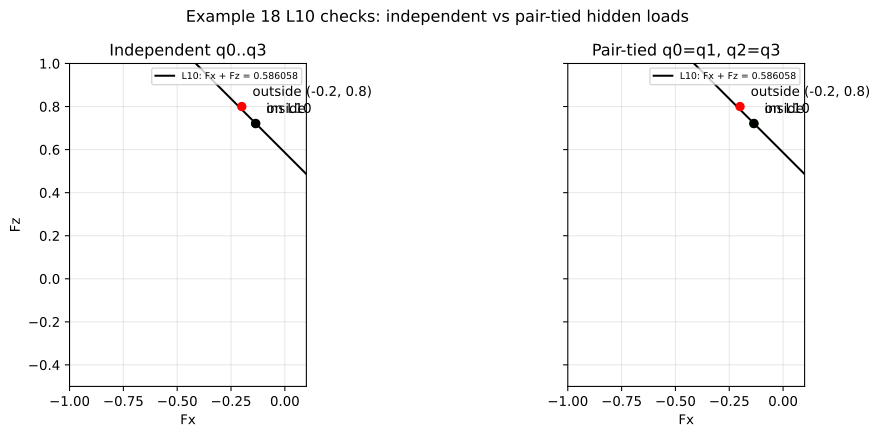

Write the Python code that produced this figure.
"""Compare two L10 boundary diagnostics for example 18.

This script checks the full three-block, block-0-fixed robust model from
``18_rbe_robust_3block.py``. It solves the 45-degree support LP, then checks
points just inside, on, and outside the resulting ``Fx + Fz`` boundary.

Two hidden load-application models are compared:

* independent four-point loads, matching the current robust example;
* pair-tied 2D loads, with ``q0 = q1`` and ``q2 = q3`` for hand checking.
"""

import importlib.util
import math
from dataclasses import dataclass
from pathlib import Path

import matplotlib.pyplot as plt
import numpy as np
from scipy.optimize import linprog
from scipy.sparse import csr_matrix
from scipy.sparse import hstack
from scipy.sparse import vstack

from compas_cra.equilibrium.cra_helper import equilibrium_setup
from compas_cra.equilibrium.cra_helper import external_force_setup
from compas_cra.equilibrium.cra_helper import free_nodes
from compas_cra.equilibrium.cra_helper import friction_setup
from compas_cra.equilibrium.cra_helper import num_vertices
from compas_cra.equilibrium.rbe_robust import _application_bound_rows
from compas_cra.equilibrium.rbe_robust import _application_load_basis

MU = 0.8
DENSITY = 1.0
APPLICATION_FORCE_BOUND = 1e3
LOAD_NODE = 2
LOAD_DOFS = [(LOAD_NODE, "fx"), (LOAD_NODE, "fz")]
COMPONENT_INDEX = {"fx": 0, "fy": 1, "fz": 2}
L10_DIRECTION = np.asarray([1.0 / math.sqrt(2.0), 1.0 / math.sqrt(2.0)])
DELTA = 1e-3
OUTSIDE_LOAD = np.asarray([-0.2, 0.8])
XLIM = (-1.0, 0.1)
YLIM = (-0.5, 1.0)
TENSION_TOLERANCE = 1e-7
RUN_GEOMETRY_SWEEP = True


@dataclass(frozen=True)
class LoadModel:
    """Description of one hidden load-application model."""

    name: str
    title: str
    kind: str
    hidden_force_count: int


@dataclass
class RobustProblem:
    """Sparse matrices defining one fixed hidden-load robust LP."""

    equilibrium: csr_matrix
    inequalities: csr_matrix
    inequality_rhs: np.ndarray
    baseline_load: np.ndarray
    load_projection: csr_matrix
    base_force_count: int
    hidden_force_count: int
    load_model: LoadModel


@dataclass
class L10Case:
    """Computed L10 diagnostics for one load model."""

    problem: RobustProblem
    support_result: object
    support_load: np.ndarray
    support_value: float
    l10_constant: float
    inside_load: np.ndarray
    outside_load: np.ndarray


INDEPENDENT_MODEL = LoadModel(
    name="Independent four-point load model",
    title="Independent q0..q3",
    kind="independent",
    hidden_force_count=8,
)
PAIR_TIED_MODEL = LoadModel(
    name="Pair-tied 2D load model",
    title="Pair-tied q0=q1, q2=q3",
    kind="pair_tied",
    hidden_force_count=4,
)


def load_example18_module():
    """Load the numeric example-18 module by file path."""
    path = Path(__file__).with_name("18_rbe_robust_3block.py")
    spec = importlib.util.spec_from_file_location("example18", path)
    module = importlib.util.module_from_spec(spec)
    spec.loader.exec_module(module)
    return module


def base_geometry_kwargs():
    """Return the nominal example-18 geometry parameters."""
    return {
        "b0_width": 0.5,
        "b1_height": 0.5,
        "b1_base": 0.5,
        "b2_base": 0.6,
        "b2_top": 0.9,
        "alpha": math.pi / 2,
        "beta": 2 * math.pi / 3,
        "gamma": 2 * math.pi / 3,
        "thickness": 1,
    }


def build_full_example18_assembly(example18):
    """Build the full three-block example-18 assembly with block 0 fixed."""
    geometry = example18.Arch(**base_geometry_kwargs())
    return example18.build_assembly(geometry, block_nodes=[0, 1, 2], support_nodes=[0])


def prepare_assembly_and_points(example18):
    """Return the example-18 assembly and block-2 rightmost-side points."""
    assembly = build_full_example18_assembly(example18)
    return assembly, {
        LOAD_NODE: example18.rightmost_side_vertices(assembly.graph.node_attribute(LOAD_NODE, "block")),
    }


def xyz_array(point):
    """Return a point as a three-component NumPy array."""
    return np.asarray(point, dtype=float)


def loaded_node_base_row(assembly):
    """Return the first equilibrium row for the loaded free body."""
    node_keys = list(assembly.graph.nodes())
    node_index = {node: index for index, node in enumerate(node_keys)}
    free = free_nodes(assembly)
    free_position = free.index(node_index[LOAD_NODE])
    return free_position * 6


def pair_tied_application_load_basis(assembly, points, row_count, base_force_count):
    """Build hidden load rows for ``q0 = q1`` and ``q2 = q3``."""
    points = [xyz_array(point) for point in points]
    if len(points) != 4:
        raise ValueError("Pair-tied L10 check requires exactly four application points.")

    base_row = loaded_node_base_row(assembly)
    block = assembly.graph.node_attribute(LOAD_NODE, "block")
    center = np.asarray([block.center().x, block.center().y, block.center().z], dtype=float)

    rows = []
    columns = []
    data = []
    projection_rows = []
    projection_columns = []
    projection_data = []

    for point_index, point in enumerate(points):
        pair_offset = 0 if point_index < 2 else 2
        offset = point - center
        for load_index, (_, component) in enumerate(LOAD_DOFS):
            component_index = COMPONENT_INDEX[component]
            column = pair_offset + load_index
            unit = np.zeros(3)
            unit[component_index] = 1.0
            moment = np.cross(offset, unit)

            rows.append(base_row + component_index)
            columns.append(column)
            data.append(1.0)
            for moment_index, value in enumerate(moment):
                if value:
                    rows.append(base_row + 3 + moment_index)
                    columns.append(column)
                    data.append(float(value))

            projection_rows.append(load_index)
            projection_columns.append(base_force_count + column)
            projection_data.append(1.0)

    application_basis = csr_matrix((data, (rows, columns)), shape=(row_count, PAIR_TIED_MODEL.hidden_force_count))
    load_projection = csr_matrix(
        (projection_data, (projection_rows, projection_columns)),
        shape=(2, base_force_count + PAIR_TIED_MODEL.hidden_force_count),
    )
    return application_basis, load_projection


def application_load_basis(assembly, application_points, load_model, row_count, base_force_count):
    """Build hidden load rows for one load model."""
    points = [xyz_array(point) for point in application_points[LOAD_NODE]]
    if load_model.kind == "independent":
        return _application_load_basis(
            assembly,
            LOAD_DOFS,
            LOAD_NODE,
            points,
            row_count,
            base_force_count,
        )
    if load_model.kind == "pair_tied":
        return pair_tied_application_load_basis(assembly, points, row_count, base_force_count)
    raise ValueError("Unknown load model: {}".format(load_model.kind))


def add_hidden_load_rows(base_equilibrium, base_inequalities, baseline_load, assembly, application_points, load_model):
    """Append hidden load variables and their bounds to a base LP."""
    application_basis, load_projection = application_load_basis(
        assembly,
        application_points,
        load_model,
        base_equilibrium.shape[0],
        base_equilibrium.shape[1],
    )
    hidden_force_count = application_basis.shape[1]
    if hidden_force_count != load_model.hidden_force_count:
        raise ValueError("Unexpected hidden force count for {}.".format(load_model.name))

    equilibrium = hstack([base_equilibrium, application_basis], format="csr")
    inequalities = hstack(
        [base_inequalities, csr_matrix((base_inequalities.shape[0], hidden_force_count))],
        format="csr",
    )
    inequality_rhs = np.zeros(inequalities.shape[0])
    bound_rows, bound_rhs = _application_bound_rows(
        base_equilibrium.shape[1],
        hidden_force_count,
        APPLICATION_FORCE_BOUND,
    )
    inequalities = vstack([inequalities, bound_rows], format="csr")
    inequality_rhs = np.concatenate([inequality_rhs, bound_rhs])

    return RobustProblem(
        equilibrium=equilibrium,
        inequalities=inequalities,
        inequality_rhs=inequality_rhs,
        baseline_load=baseline_load,
        load_projection=load_projection,
        base_force_count=base_equilibrium.shape[1],
        hidden_force_count=hidden_force_count,
        load_model=load_model,
    )


def build_compression_problem(assembly, application_points, load_model):
    """Build a compression-only robust LP for one hidden load model."""
    base_equilibrium = equilibrium_setup(assembly, penalty=False).tocsr()
    friction = friction_setup(assembly, MU, penalty=False).tocsr()
    baseline_load = np.asarray(external_force_setup(assembly, DENSITY, None), dtype=float).ravel()

    vertex_count = num_vertices(assembly)
    force_count = vertex_count * 3
    normal_nonnegative = csr_matrix(
        (
            -np.ones(vertex_count),
            (np.arange(vertex_count), np.arange(vertex_count) * 3),
        ),
        shape=(vertex_count, force_count),
    )
    base_inequalities = vstack([friction, normal_nonnegative], format="csr")
    return add_hidden_load_rows(
        base_equilibrium,
        base_inequalities,
        baseline_load,
        assembly,
        application_points,
        load_model,
    )


def solve_support_direction(problem, direction):
    """Solve ``max direction dot u`` and return the HiGHS result."""
    objective = -np.asarray(problem.load_projection.transpose().dot(direction)).ravel()
    return linprog(
        objective,
        A_ub=problem.inequalities,
        b_ub=problem.inequality_rhs,
        A_eq=problem.equilibrium,
        b_eq=-problem.baseline_load,
        bounds=[(None, None)] * problem.equilibrium.shape[1],
        method="highs",
    )


def solve_fixed_visible_load(problem, load):
    """Check feasibility with the visible load fixed to ``load``."""
    equality = vstack([problem.equilibrium, problem.load_projection], format="csr")
    rhs = np.concatenate([-problem.baseline_load, np.asarray(load, dtype=float)])
    return linprog(
        np.zeros(problem.equilibrium.shape[1]),
        A_ub=problem.inequalities,
        b_ub=problem.inequality_rhs,
        A_eq=equality,
        b_eq=rhs,
        bounds=[(None, None)] * problem.equilibrium.shape[1],
        method="highs",
    )


def solve_penalty_tension_check(assembly, application_points, load_model, load):
    """Minimize tensile normal force needed to equilibrate one visible load."""
    base_equilibrium = equilibrium_setup(assembly, penalty=True).tocsr()
    friction = friction_setup(assembly, MU, penalty=True).tocsr()
    baseline_load = np.asarray(external_force_setup(assembly, DENSITY, None), dtype=float).ravel()
    problem = add_hidden_load_rows(
        base_equilibrium,
        friction,
        baseline_load,
        assembly,
        application_points,
        load_model,
    )
    equality = vstack([problem.equilibrium, problem.load_projection], format="csr")
    equality_rhs = np.concatenate([-baseline_load, np.asarray(load, dtype=float)])

    contact_count = num_vertices(assembly)
    objective = np.zeros(problem.equilibrium.shape[1])
    objective[1 : 4 * contact_count : 4] = 1.0
    bounds = []
    for _ in range(contact_count):
        bounds.extend([(0.0, None), (0.0, None), (None, None), (None, None)])
    bounds.extend([(None, None)] * problem.hidden_force_count)

    return linprog(
        objective,
        A_ub=problem.inequalities,
        b_ub=problem.inequality_rhs,
        A_eq=equality,
        b_eq=equality_rhs,
        bounds=bounds,
        method="highs",
    )


def compute_l10_case(problem):
    """Compute support point and nearby loads for one problem."""
    support = solve_support_direction(problem, L10_DIRECTION)
    if support.status != 0:
        raise RuntimeError("{} support solve failed: {}".format(problem.load_model.name, support.message))

    support_load = np.asarray(problem.load_projection.dot(support.x), dtype=float).ravel()
    support_value = float(L10_DIRECTION.dot(support_load))
    l10_constant = support_value / L10_DIRECTION[1]
    return L10Case(
        problem=problem,
        support_result=support,
        support_load=support_load,
        support_value=support_value,
        l10_constant=l10_constant,
        inside_load=support_load - DELTA * L10_DIRECTION,
        outside_load=OUTSIDE_LOAD,
    )


def feasibility_label(result):
    """Return a compact text label for one fixed-load LP result."""
    if result.status == 0:
        return "feasible"
    if result.status == 2:
        return "infeasible"
    return "solver status {}".format(result.status)


def contact_table(assembly):
    """Return contact metadata in the same order as RBE force variables."""
    contacts = []
    contact_index = 0
    for edge in assembly.graph.edges(False):
        interfaces = assembly.graph.edge_attribute(edge, "interfaces") or []
        for interface_index, interface in enumerate(interfaces):
            for point_index, point in enumerate(interface.points):
                contacts.append(
                    {
                        "index": contact_index,
                        "edge": edge,
                        "interface_index": interface_index,
                        "point_index": point_index,
                        "point": point,
                        "frame": interface.frame,
                    }
                )
                contact_index += 1
    return contacts


def format_point(point):
    """Format a 3D point for compact console output."""
    coordinates = xyz_array(point)
    return "[{:.6g}, {:.6g}, {:.6g}]".format(coordinates[0], coordinates[1], coordinates[2])


def penalty_contact_forces(result, assembly):
    """Return penalty contact variables as ``[fn_plus, fn_minus, fu, fv]`` rows."""
    contact_count = num_vertices(assembly)
    return np.asarray(result.x[: 4 * contact_count], dtype=float).reshape((-1, 4))


def penalty_tension(result, assembly):
    """Return the total tensile normal force for one penalty LP result."""
    return float(np.sum(penalty_contact_forces(result, assembly)[:, 1]))


def report_penalty_tension(label, result, assembly):
    """Print the tensile contacts needed by one penalty LP result."""
    print("\n  penalty tension diagnostic for {}:".format(label))
    if result.status != 0:
        print("    penalty LP failed: status {}, {}".format(result.status, result.message))
        return

    contact_forces = penalty_contact_forces(result, assembly)
    total_tension = penalty_tension(result, assembly)
    print("    minimum total fn_minus={:.9g}".format(total_tension))

    tensile_contacts = []
    for contact in contact_table(assembly):
        contact_index = contact["index"]
        fn_plus, fn_minus, fu, fv = contact_forces[contact_index]
        if fn_minus <= TENSION_TOLERANCE:
            continue
        effective_normal = fn_plus - fn_minus
        tangent = math.sqrt(fu * fu + fv * fv)
        if fn_plus > TENSION_TOLERANCE:
            utilization = tangent / (MU * fn_plus)
            utilization_text = "{:.9g}".format(utilization)
        else:
            utilization_text = "nan"
        tensile_contacts.append(
            "    edge {edge}, contact {index}, point {point_index}: "
            "position={position}, "
            "fn+={fn_plus:.9g}, fn-={fn_minus:.9g}, fn_eff={fn_eff:.9g}, "
            "fu={fu:.9g}, fv={fv:.9g}, |ft|/(mu*fn+)={utilization}".format(
                edge=contact["edge"],
                index=contact_index,
                point_index=contact["point_index"],
                position=format_point(contact["point"]),
                fn_plus=fn_plus,
                fn_minus=fn_minus,
                fn_eff=effective_normal,
                fu=fu,
                fv=fv,
                utilization=utilization_text,
            )
        )

    if not tensile_contacts:
        print("    no tensile contacts above {:.1e}".format(TENSION_TOLERANCE))
        return
    print("    contacts requiring tensile normal force:")
    for line in tensile_contacts:
        print(line)


def report_contact_state(case, assembly, title, edge_filter=None):
    """Print normal and friction usage at the L10 support solution."""
    problem = case.problem
    solution = case.support_result.x
    contact_forces = np.asarray(solution[: problem.base_force_count], dtype=float).reshape((-1, 3))
    slacks = problem.inequality_rhs - problem.inequalities.dot(solution)
    friction_rows = friction_setup(assembly, MU, penalty=False).shape[0]
    normal_row_start = friction_rows

    print("\n{}:".format(title))
    for contact in contact_table(assembly):
        if edge_filter is not None and contact["edge"] not in edge_filter:
            continue
        contact_index = contact["index"]
        fn, fu, fv = contact_forces[contact_index]
        normal_force = max(0.0, fn)
        friction_slacks = slacks[8 * contact_index : 8 * contact_index + 8]
        normal_slack = slacks[normal_row_start + contact_index]
        if normal_force <= 1e-8:
            fv_ratio = math.nan
            state = "open"
        else:
            fv_ratio = fv / (MU * normal_force)
            state = "carrying"
        print(
            "  contact {index} point {point_index}: state={state}, "
            "position={position}, "
            "fn={fn:.9g}, fu={fu:.9g}, fv={fv:.9g}, "
            "fv/(mu*fn)={ratio}, min_friction_slack={min_slack:.3g}, normal_slack={normal_slack:.3g}".format(
                index=contact_index,
                point_index=contact["point_index"],
                state=state,
                position=format_point(contact["point"]),
                fn=fn,
                fu=fu,
                fv=fv,
                ratio="nan" if math.isnan(fv_ratio) else "{:.9g}".format(fv_ratio),
                min_slack=float(np.min(friction_slacks)),
                normal_slack=float(normal_slack),
            )
        )


def report_l10_contact_state(case, assembly):
    """Print the b0-b1 and b1-b2 contact state at the L10 support solution."""
    report_contact_state(
        case,
        assembly,
        "b0-b1 and b1-b2 contact state at L10 support point",
        edge_filter={(0, 1), (1, 2)},
    )


def hidden_point_force(hidden, load_model, point_index):
    """Return the hidden point force vector for one application point."""
    if load_model.kind == "independent":
        return np.asarray([hidden[2 * point_index], 0.0, hidden[2 * point_index + 1]])
    if load_model.kind == "pair_tied":
        pair_offset = 0 if point_index < 2 else 2
        return np.asarray([hidden[pair_offset], 0.0, hidden[pair_offset + 1]])
    raise ValueError("Unknown load model: {}".format(load_model.kind))


def report_hidden_forces(case, assembly, application_points):
    """Print hidden point forces and their generated moment."""
    problem = case.problem
    hidden = np.asarray(
        case.support_result.x[problem.base_force_count : problem.base_force_count + problem.hidden_force_count],
        dtype=float,
    )
    block = assembly.graph.node_attribute(LOAD_NODE, "block")
    center = np.asarray([block.center().x, block.center().y, block.center().z], dtype=float)

    print("\nhidden load variables at L10 support point:")
    if problem.load_model.kind == "pair_tied":
        print("  q01=q0=q1: qx={:.9g}, qz={:.9g}".format(hidden[0], hidden[1]))
        print("  q23=q2=q3: qx={:.9g}, qz={:.9g}".format(hidden[2], hidden[3]))

    resultant = np.zeros(3)
    resultant_moment = np.zeros(3)
    for point_index, point in enumerate(application_points[LOAD_NODE]):
        point = xyz_array(point)
        force = hidden_point_force(hidden, problem.load_model, point_index)
        moment = np.cross(point - center, force)
        resultant += force
        resultant_moment += moment
        print(
            "  q{} at {}: qx={:.9g}, qz={:.9g}, My={:.9g}".format(
                point_index,
                [round(value, 6) for value in point.tolist()],
                force[0],
                force[2],
                moment[1],
            )
        )
    print("  resultant Fx={:.9g}, Fz={:.9g}, My={:.9g}".format(resultant[0], resultant[2], resultant_moment[1]))


def active_contact_centroid(case, assembly, edge):
    """Return the x-z centroid of active normal contacts on one edge."""
    problem = case.problem
    solution = case.support_result.x
    contact_forces = np.asarray(solution[: problem.base_force_count], dtype=float).reshape((-1, 3))
    positions = []
    for contact in contact_table(assembly):
        if contact["edge"] != edge:
            continue
        if contact_forces[contact["index"], 0] <= 1e-8:
            continue
        point = xyz_array(contact["point"])
        positions.append(point[[0, 2]])
    if not positions:
        raise ValueError("No active contacts found on edge {}.".format(edge))
    return np.mean(np.asarray(positions, dtype=float), axis=0)


def interface_frame_for_edge(assembly, edge):
    """Return the first contact frame for an assembly edge."""
    for contact in contact_table(assembly):
        if contact["edge"] == edge:
            return contact["frame"]
    raise ValueError("No contact frame found for edge {}.".format(edge))


def block_weight_and_center(assembly, node):
    """Return block weight and center as NumPy data."""
    block = assembly.graph.node_attribute(node, "block")
    center = block.center()
    return block.volume() * DENSITY, np.asarray([center.x, center.z], dtype=float)


def report_pair_tied_hand_check(case, assembly):
    """Print a reduced 2D calculation that reproduces the pair-tied L10 line."""
    if case.problem.load_model.kind != "pair_tied":
        return

    support_point = active_contact_centroid(case, assembly, (0, 1))
    load_transfer_point = active_contact_centroid(case, assembly, (1, 2))
    frame = interface_frame_for_edge(assembly, (1, 2))
    normal = np.asarray(frame.zaxis, dtype=float)
    tangent = np.asarray(frame.yaxis, dtype=float)
    contact_direction = normal + MU * tangent
    contact_x_per_n = contact_direction[0]
    contact_down_per_n = -contact_direction[2]

    weight_1, center_1 = block_weight_and_center(assembly, 1)
    weight_2, _ = block_weight_and_center(assembly, 2)
    arm = load_transfer_point - support_point
    denominator = arm[0] * contact_down_per_n + arm[1] * contact_x_per_n
    total_normal = (center_1[0] - support_point[0]) * weight_1 / denominator
    fx = -contact_x_per_n * total_normal
    fz = weight_2 + contact_down_per_n * total_normal

    print("\npair-tied 2D hand check for the L10 support point:")
    print(
        "  active b0-b1 support point A=(x={:.9g}, z={:.9g})".format(
            support_point[0],
            support_point[1],
        )
    )
    print(
        "  active b1-b2 transfer point B=(x={:.9g}, z={:.9g})".format(
            load_transfer_point[0],
            load_transfer_point[1],
        )
    )
    print(
        "  b1-b2 active friction direction w + mu*v = [{:.9g}, {:.9g}, {:.9g}]".format(
            contact_direction[0],
            contact_direction[1],
            contact_direction[2],
        )
    )
    print(
        "  contact force on block 2 per total normal N: Cx={:.9g} N, Cz=-{:.9g} N".format(
            contact_x_per_n,
            contact_down_per_n,
        )
    )
    print("  block 1 moment about A gives N = (xG1-xA)*W1 / ((xB-xA)*Cdown + (zB-zA)*Cx)")
    print(
        "  N = ({:.9g}-{:.9g})*{:.9g} / (({:.9g})*{:.9g} + ({:.9g})*{:.9g}) = {:.9g}".format(
            center_1[0],
            support_point[0],
            weight_1,
            arm[0],
            contact_down_per_n,
            arm[1],
            contact_x_per_n,
            total_normal,
        )
    )
    print("  block 2 force balance gives Fx = -Cx = {:.9g}".format(fx))
    print("  block 2 force balance gives Fz = W2 + Cdown = {:.9g}".format(fz))
    print("  therefore Fx + Fz = {:.9g}".format(fx + fz))
    print("  solver Fx + Fz = {:.9g}".format(case.l10_constant))


def report_case(case, assembly, application_points):
    """Print all numerical diagnostics for one load model."""
    print("\n" + "=" * 80)
    print(case.problem.load_model.name)
    print("=" * 80)
    print("L10 support direction: {}".format(L10_DIRECTION.tolist()))
    print("support point: Fx={:.9g}, Fz={:.9g}".format(case.support_load[0], case.support_load[1]))
    print("support value d.u={:.9g}".format(case.support_value))
    print("L10 line: Fx + Fz = {:.9g}".format(case.l10_constant))
    print("L10 line: Fz = -Fx + {:.9g}".format(case.l10_constant))
    print("outside check point: Fx={:.9g}, Fz={:.9g}".format(case.outside_load[0], case.outside_load[1]))

    checks = [
        ("inside", case.inside_load),
        ("on L10", case.support_load),
        ("outside", case.outside_load),
    ]
    print("\nfixed visible-load feasibility checks:")
    for label, load in checks:
        result = solve_fixed_visible_load(case.problem, load)
        penalty_result = solve_penalty_tension_check(assembly, application_points, case.problem.load_model, load)
        if penalty_result.status == 0:
            penalty_state = "penalty min fn-={:.9g}".format(penalty_tension(penalty_result, assembly))
        else:
            penalty_state = "penalty status {}".format(penalty_result.status)
        print(
            "  {label}: Fx={fx:.9g}, Fz={fz:.9g}, Fx+Fz={total:.9g} -> {state}; {penalty_state}".format(
                label=label,
                fx=load[0],
                fz=load[1],
                total=float(load[0] + load[1]),
                state=feasibility_label(result),
                penalty_state=penalty_state,
            )
        )
        report_penalty_tension(label, penalty_result, assembly)

    report_l10_contact_state(case, assembly)
    report_hidden_forces(case, assembly, application_points)
    report_pair_tied_hand_check(case, assembly)


def pair_tied_l10_constant(example18, geometry_kwargs, application_force_bound):
    """Compute the pair-tied L10 constant for one geometry and hidden-force bound."""
    global APPLICATION_FORCE_BOUND  # noqa: PLW0603

    old_bound = APPLICATION_FORCE_BOUND
    APPLICATION_FORCE_BOUND = application_force_bound
    try:
        geometry = example18.Arch(**geometry_kwargs)
        assembly = example18.build_assembly(geometry, block_nodes=[0, 1, 2], support_nodes=[0])
        application_points = {
            LOAD_NODE: example18.rightmost_side_vertices(assembly.graph.node_attribute(LOAD_NODE, "block")),
        }
        problem = build_compression_problem(assembly, application_points, PAIR_TIED_MODEL)
        case = compute_l10_case(problem)
        return case.l10_constant
    finally:
        APPLICATION_FORCE_BOUND = old_bound


def report_geometry_sweep(example18, base_geometry_kwargs):
    """Print a compact sweep showing what moves the L10 line."""
    if not RUN_GEOMETRY_SWEEP:
        return

    print("\n" + "=" * 80)
    print("Pair-tied L10 sensitivity sweep")
    print("=" * 80)
    print("Hidden-force bound sweep: this should not move the line if geometry/contact is governing.")
    for bound in (1.0, 100.0, 1000.0, 10000.0):
        constant = pair_tied_l10_constant(example18, base_geometry_kwargs, bound)
        print("  application_force_bound={:.6g}: Fx+Fz={:.9g}".format(bound, constant))

    variations = [
        ("b0_width", (0.3, 1.0), "does not move the b0-b1 interface"),
        ("b1_height", (0.35, 0.65), "moves block-1 centroid/contact arms"),
        ("b2_base", (0.45, 0.75), "changes block-2 weight/centroid/contact geometry"),
        ("b2_top", (0.7, 1.1), "changes block-2 weight/centroid/contact geometry"),
        ("beta", (math.radians(115), math.radians(125)), "changes b1-b2 interface angle"),
        ("gamma", (math.radians(115), math.radians(125)), "changes block-2 shape/interface angle"),
        ("thickness", (0.5, 2.0), "scales weights"),
    ]
    print("\nGeometry sweep with application_force_bound=1000:")
    for name, values, note in variations:
        print("  {} ({})".format(name, note))
        for value in values:
            geometry_kwargs = dict(base_geometry_kwargs)
            geometry_kwargs[name] = value
            constant = pair_tied_l10_constant(example18, geometry_kwargs, APPLICATION_FORCE_BOUND)
            display_value = math.degrees(value) if name in {"beta", "gamma"} else value
            units = " deg" if name in {"beta", "gamma"} else ""
            print("    {}{} -> Fx+Fz={:.9g}".format(display_value, units, constant))


def plot_case(axes, case):
    """Draw one L10 line and its checked points."""
    xs = np.asarray(XLIM)
    axes.plot(
        xs,
        -xs + case.l10_constant,
        color="black",
        linewidth=1.5,
        label="L10: Fx + Fz = {:.6g}".format(case.l10_constant),
    )
    points = np.asarray([case.inside_load, case.support_load, case.outside_load])
    axes.scatter(points[:, 0], points[:, 1], color=["green", "black", "red"], marker="o", zorder=5)
    for label, point in zip(("inside", "on L10", "outside (-0.2, 0.8)"), points):
        axes.annotate(label, xy=point, xytext=(8, 8), textcoords="offset points")
    axes.set_title(case.problem.load_model.title)
    axes.set_xlabel("Fx")
    axes.set_xlim(XLIM)
    axes.set_ylim(YLIM)
    axes.set_aspect("equal", adjustable="box")
    axes.grid(True, alpha=0.3)
    legend = axes.legend(loc="upper right", fontsize=7)
    legend.set_draggable(True)


def plot_l10_checks(cases):
    """Save a two-panel SVG comparing the two L10 diagnostics."""
    figure, axes = plt.subplots(1, 2, figsize=(11, 4.6), sharex=True, sharey=True)
    for axes_item, case in zip(axes, cases):
        plot_case(axes_item, case)
    axes[0].set_ylabel("Fz")
    figure.suptitle("Example 18 L10 checks: independent vs pair-tied hidden loads")
    figure.tight_layout()
    figure.savefig("docs/examples/18_special_check_l10.svg", bbox_inches="tight")
    if plt.get_backend().lower() != "agg":
        plt.show()


if __name__ == "__main__":
    example18 = load_example18_module()
    assembly, application_points = prepare_assembly_and_points(example18)
    cases = []
    for load_model in (INDEPENDENT_MODEL, PAIR_TIED_MODEL):
        problem = build_compression_problem(assembly, application_points, load_model)
        case = compute_l10_case(problem)
        report_case(case, assembly, application_points)
        cases.append(case)
    report_geometry_sweep(example18, base_geometry_kwargs())
    plot_l10_checks(cases)
